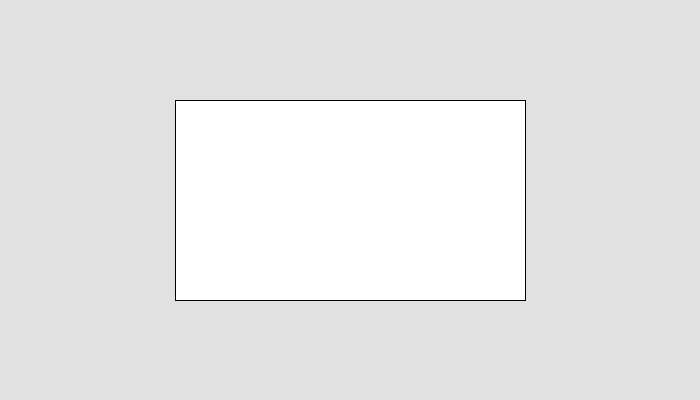
Frame 1 (no input)
Frame 60 (the mouse pressed at the canvas centre just before this capture): identical to frame 1, image omitted
Frame 120 (the mouse held since frame 60 and released just before this capture): identical to frame 1, image omitted

The Processing sketch that drew this single still picture (run headless with seeded random() and noise(); from frame 60 on, the mouse is pressed at the canvas centre):

// Processing sketch: hello_world
// ── hello_world.pde
//Global Variables
int appWidth, appHeight;
float centerWidth, centerHeight, xStart, yStart, widthRect, heightRect;
//
void setup() {
  //Declare Display Geometry: square, landscape, portrait
  size(700, 400); //Use size for debugging
  //fullScreen(); //Use fullScreen for easy deployment
  appWidth = width;
  appHeight = height;
  //
  //Concatenation
  println("\t\t\tWidth="+width, "\tHeight="+height); //key variables
  println("Display Monitor:", "\twidth="+displayWidth, "& height="+displayHeight);
  //
  //Ternary Operator
  String ls="Landscape or Square", p="portrait", DO="Display Orientation", instruct="Bru, turn your phun";
  //String orientation = ( appWidth >= appHeight ) ? ls : p;
  //println (DO, orientation);
  if ( appWidth < appHeight ) { //Declare Landscape Mode
    println(instruct);
  } else {
    //Fit CANVAS into Display Monitor
    if ( appWidth > displayWidth ) appWidth = 0; //CANVAS-width will not fit
    if ( appHeight > displayHeight ) appHeight = 0; //CANVAS-height will not fit
    if ( appWidth != 0 && appHeight != 0 ) {
      print("Display Geoemtry is Good to Go.");
    } else {
      println("STOP, is broken");
    }
  }
  //
  //If ORIENTATION is wrong ... feedback to change it
  //if ( orientation==p ) println(instruct);
  //
  //Population
  centerWidth = appWidth * 1/2;
  centerHeight = appHeight * 1/2;
  xStart = centerWidth - ( appWidth * 1/4 ) ;
  yStart = centerHeight - ( appHeight * 1/4 ) ;;
  widthRect = appWidth * 1/2;
  heightRect = appHeight * 1/2;
} //End setup
//
void draw() {
  background(225); //Gray Scale 0-255
  //
  rect(xStart, yStart, widthRect, heightRect);
} //End draw
//
void keyPressed() {
} //End keyPressed
//
void mousePressed() {
} //End mousePressed
//
// End Main Program
